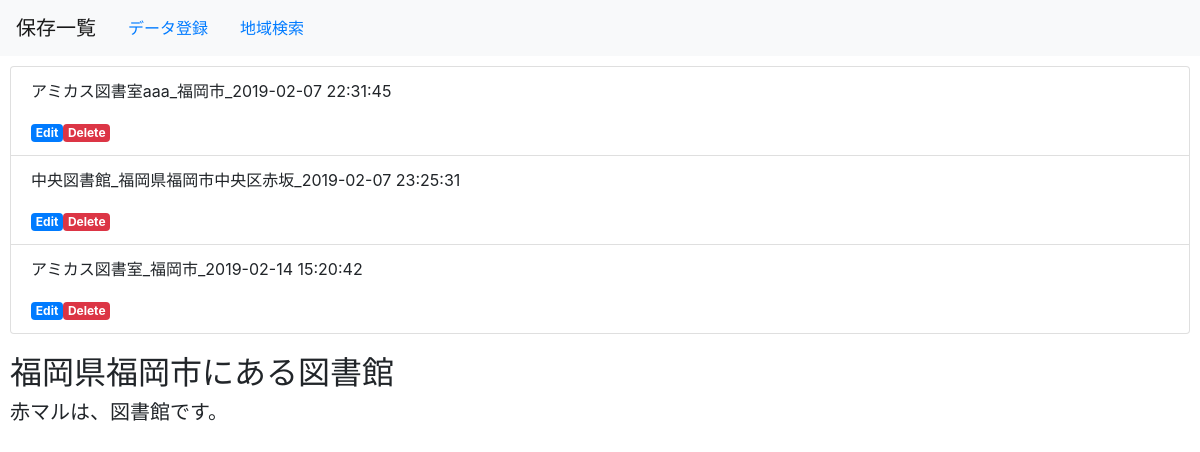
/php03_kadai1/select.php, run on the app's committed database.
### tables this page shows
CREATE TABLE IF NOT EXISTS `gs_bm_table` (
`id` int(12) NOT NULL,
  `name` varchar(64) NOT NULL,
  `url` text NOT NULL,
  `comment` text NOT NULL,
  `indate` datetime NOT NULL
);

### php03_kadai1/select.php (the view, shortened to what this page needs)
<?php
$pdo=db_conn();
$sql = 'SELECT * FROM gs_bm_table';
$stmt = $pdo->prepare($sql);
$status = $stmt->execute();
$view='';
if ($status==false) {
    $error = $stmt->errorInfo();
    exit('sqlError:'.$error[2]);
} else {
    while ($result = $stmt->fetch(PDO::FETCH_ASSOC)) {
        $view .= '<li class="list-group-item">';
        $view .= '<p>'.$result['name'].'_'.$result['url'].'_'.$result['indate'].'</p>';
        $view .= '<a href="detail.php?id='.$result['id'].'" class="badge badge-primary">Edit</a>';
        $view .= '<a href="delete.php?id='.$result['id'].'" class="badge badge-danger">Delete</a>';
        $view .= '</li>';
    }
}
?>
<!DOCTYPE html>
<html lang="ja">
<head>
    <link rel="stylesheet" href="https://stackpath.bootstrapcdn.com/bootstrap/4.2.1/css/bootstrap.min.css">
</head>
<body>
    <header>
        <nav class="navbar navbar-expand-lg navbar-light bg-light">
            <a class="navbar-brand" href="#">保存一覧</a>
            <a class="nav-link" href="index.php">データ登録</a>
            <a class="nav-link" href="search_index.php">地域検索</a>
        </nav>
    </header>
    <div>
        <ul class='list-group'>
            <?=$view?>
        </ul>
    </div>
    <div class=attention>
        <h2>福岡県福岡市にある図書館</h2>
        <h5>赤マルは、図書館です。</h5>
    </div>
    <div id='output' class = 'map'></div>
</body>
</html>

### php03_kadai1/select.php (style rules this page uses)
.map { height:500px; width:100%; }
div { padding: 10px; font-size: 16px; }

### data on the page
gs_bm_table: name "アミカス図書室aaa", url "福岡市", indate "2019-02-07 22:31:45"
gs_bm_table: name "中央図書館", url "福岡県福岡市中央区赤坂", indate "2019-02-07 23:25:31"
gs_bm_table: name "アミカス図書室", url "福岡市", indate "2019-02-14 15:20:42"
